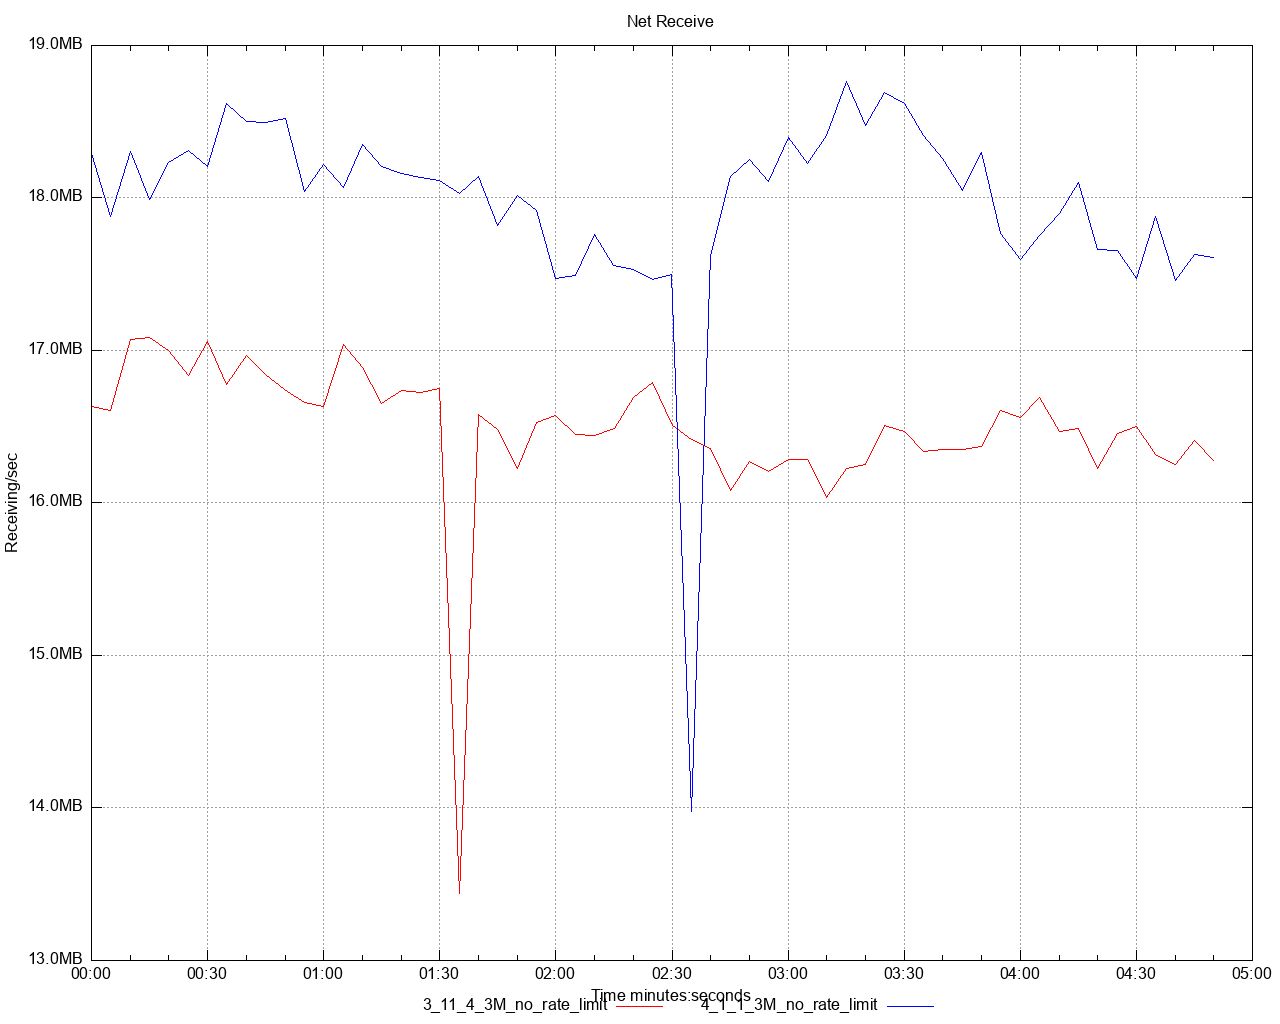

The gnuplot source for this figure:
set title 'Net Receive' noenhanced
set style data lines
set datafile separator ","
set terminal png size 1280,1024
set grid
set key below
set xdata time
set timefmt "%s"
offset = 0
t0(x)=(offset=($0==0) ? x : offset, x - offset)
set xlabel 'Time minutes:seconds'
set ylabel 'Receiving/sec'
set format y '%.1s%cB'
set output '/Users/ahmet.mircik/simulator/tests/report_3M_no_rate_limit/dstat/net_receive_A1.png'
plot \
   '/Users/ahmet.mircik/simulator/tests/report_3M_no_rate_limit/data/net_receive_A1_1.data' using (t0(timecolumn(1))):2 title "3_11_4_3M_no_rate_limit" noenhanced lt rgb "red", \
   '/Users/ahmet.mircik/simulator/tests/report_3M_no_rate_limit/data/net_receive_A1_2.data' using (t0(timecolumn(1))):2 title "4_1_1_3M_no_rate_limit" noenhanced lt rgb "blue", \
